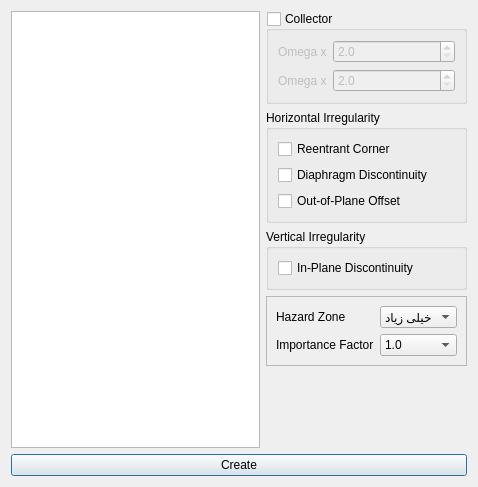
<?xml version="1.0" encoding="UTF-8"?>
<ui version="4.0">
 <class>Dialog</class>
 <widget class="QDialog" name="Dialog">
  <property name="geometry">
   <rect>
    <x>0</x>
    <y>0</y>
    <width>478</width>
    <height>487</height>
   </rect>
  </property>
  <property name="windowTitle">
   <string>Diaphragm Forces</string>
  </property>
  <property name="windowIcon">
   <iconset>
    <normaloff>:/civiltools/images/property_editor.svg</normaloff>:/civiltools/images/property_editor.svg</iconset>
  </property>
  <layout class="QVBoxLayout" name="verticalLayout_2">
   <item>
    <layout class="QHBoxLayout" name="horizontalLayout">
     <item>
      <widget class="QListWidget" name="stories">
       <property name="selectionMode">
        <enum>QAbstractItemView::ExtendedSelection</enum>
       </property>
      </widget>
     </item>
     <item>
      <layout class="QVBoxLayout" name="verticalLayout">
       <item>
        <widget class="QGroupBox" name="collector_groupbox">
         <property name="title">
          <string>Collector</string>
         </property>
         <property name="checkable">
          <bool>true</bool>
         </property>
         <property name="checked">
          <bool>false</bool>
         </property>
         <layout class="QFormLayout" name="formLayout">
          <item row="0" column="0">
           <widget class="QLabel" name="label">
            <property name="text">
             <string>Omega x</string>
            </property>
           </widget>
          </item>
          <item row="0" column="1">
           <widget class="QDoubleSpinBox" name="omega_x">
            <property name="decimals">
             <number>1</number>
            </property>
            <property name="minimum">
             <double>2.000000000000000</double>
            </property>
            <property name="maximum">
             <double>3.000000000000000</double>
            </property>
            <property name="singleStep">
             <double>0.500000000000000</double>
            </property>
           </widget>
          </item>
          <item row="1" column="0">
           <widget class="QLabel" name="label_2">
            <property name="text">
             <string>Omega x</string>
            </property>
           </widget>
          </item>
          <item row="1" column="1">
           <widget class="QDoubleSpinBox" name="omega_y">
            <property name="decimals">
             <number>1</number>
            </property>
            <property name="minimum">
             <double>2.000000000000000</double>
            </property>
            <property name="maximum">
             <double>3.000000000000000</double>
            </property>
            <property name="singleStep">
             <double>0.500000000000000</double>
            </property>
           </widget>
          </item>
         </layout>
        </widget>
       </item>
       <item>
        <widget class="QGroupBox" name="groupBox_8">
         <property name="title">
          <string>Horizontal Irregularity</string>
         </property>
         <layout class="QVBoxLayout" name="verticalLayout_6">
          <item>
           <widget class="QCheckBox" name="reentrance_corner_checkbox">
            <property name="text">
             <string>Reentrant Corner</string>
            </property>
            <property name="checked">
             <bool>false</bool>
            </property>
           </widget>
          </item>
          <item>
           <widget class="QCheckBox" name="diaphragm_discontinuity_checkbox">
            <property name="text">
             <string>Diaphragm Discontinuity</string>
            </property>
            <property name="checked">
             <bool>false</bool>
            </property>
           </widget>
          </item>
          <item>
           <widget class="QCheckBox" name="out_of_plane_offset_checkbox">
            <property name="text">
             <string>Out-of-Plane Offset</string>
            </property>
            <property name="checked">
             <bool>false</bool>
            </property>
           </widget>
          </item>
         </layout>
        </widget>
       </item>
       <item>
        <widget class="QGroupBox" name="groupBox_12">
         <property name="title">
          <string>Vertical Irregularity</string>
         </property>
         <layout class="QVBoxLayout" name="verticalLayout_9">
          <item>
           <widget class="QCheckBox" name="in_plane_discontinuity_checkbox">
            <property name="text">
             <string>In-Plane Discontinuity</string>
            </property>
            <property name="checked">
             <bool>false</bool>
            </property>
           </widget>
          </item>
         </layout>
        </widget>
       </item>
       <item>
        <widget class="QFrame" name="frame">
         <property name="frameShape">
          <enum>QFrame::StyledPanel</enum>
         </property>
         <property name="frameShadow">
          <enum>QFrame::Raised</enum>
         </property>
         <layout class="QFormLayout" name="formLayout_2">
          <item row="0" column="0">
           <widget class="QLabel" name="label_14">
            <property name="layoutDirection">
             <enum>Qt::LeftToRight</enum>
            </property>
            <property name="text">
             <string notr="true">Hazard Zone</string>
            </property>
           </widget>
          </item>
          <item row="0" column="1">
           <widget class="QComboBox" name="risk_level">
            <property name="enabled">
             <bool>true</bool>
            </property>
            <item>
             <property name="text">
              <string>خیلی زیاد</string>
             </property>
            </item>
            <item>
             <property name="text">
              <string>زیاد</string>
             </property>
            </item>
            <item>
             <property name="text">
              <string>متوسط</string>
             </property>
            </item>
            <item>
             <property name="text">
              <string>کم</string>
             </property>
            </item>
           </widget>
          </item>
          <item row="1" column="0">
           <widget class="QLabel" name="label_6">
            <property name="layoutDirection">
             <enum>Qt::LeftToRight</enum>
            </property>
            <property name="text">
             <string notr="true">Importance Factor</string>
            </property>
           </widget>
          </item>
          <item row="1" column="1">
           <widget class="QComboBox" name="importance_factor">
            <property name="currentIndex">
             <number>1</number>
            </property>
            <property name="prefEntry" stdset="0">
             <cstring>importance_factor</cstring>
            </property>
            <property name="prefPath" stdset="0">
             <cstring>Mod/civilTools</cstring>
            </property>
            <item>
             <property name="text">
              <string>0.8</string>
             </property>
            </item>
            <item>
             <property name="text">
              <string>1.0</string>
             </property>
            </item>
            <item>
             <property name="text">
              <string>1.2</string>
             </property>
            </item>
            <item>
             <property name="text">
              <string>1.4</string>
             </property>
            </item>
           </widget>
          </item>
         </layout>
        </widget>
       </item>
       <item>
        <spacer name="verticalSpacer_8">
         <property name="orientation">
          <enum>Qt::Vertical</enum>
         </property>
         <property name="sizeHint" stdset="0">
          <size>
           <width>20</width>
           <height>40</height>
          </size>
         </property>
        </spacer>
       </item>
      </layout>
     </item>
    </layout>
   </item>
   <item>
    <widget class="QPushButton" name="create_pushbutton">
     <property name="text">
      <string>Create</string>
     </property>
     <property name="icon">
      <iconset>
       <normaloff>:/civiltools/images/etabs.png</normaloff>:/civiltools/images/etabs.png</iconset>
     </property>
     <property name="iconSize">
      <size>
       <width>60</width>
       <height>60</height>
      </size>
     </property>
    </widget>
   </item>
  </layout>
 </widget>
 <connections/>
</ui>
